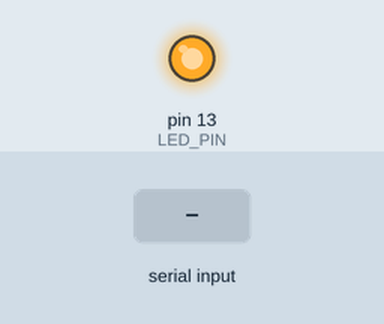
This sketch was run on a simulated Arduino Uno, built with avr-gcc and run on an emulated ATmega328P. Parts: output pins drawn as LEDs (lit = HIGH). Dashed ring = blinking. Inputs (shaded band) come from the test bench. What the sketch prints to the serial monitor is not drawn.

Above: at 0.1 s.
At 1.2 s:
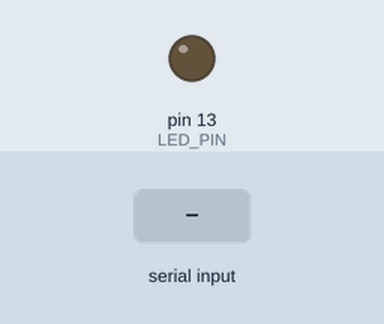
1.3 s: "o90\n" received over Serial
4.3 s: "o" received over Serial
5.8 s: "90,45\n" received over Serial
At 6.93 s:
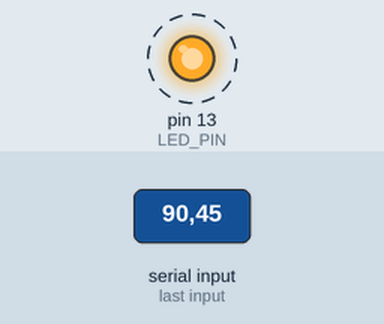
Timing chart, 0 to 14.8 s (numbered marks = the images above; inputs shaded):
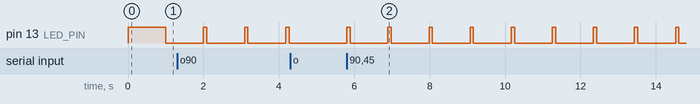

Measured:
- after the input at 4.3 s, pin 13 (LED_PIN): stays LOW (without the input it goes to HIGH after 0.97 s)
- after the input at 5.8 s, pin 13 (LED_PIN): alternates HIGH for 0.09 s and LOW for 1.0 s, starting at once
- by itself, pin 13 (LED_PIN): alternates HIGH for 0.09 s and LOW for 1.0 s

The sketch:

2w_68p.ino
```cpp
#define LED_PIN LED_BUILTIN

String ledState;
char mode;
int onTime = 1000;
int offTime = 1000;

void setup() {
  Serial.begin(9600);
  Serial.println("LED ON : o 숫자, LED OFF x 숫자");
  pinMode(LED_PIN, OUTPUT);
}

void loop() {
  while(Serial.available()) {
    mode = Serial.read();
    if (mode == 'o') {
      onTime = Serial.parseInt();
      ledState = "LED ON " + String(onTime) + "ms";
      Serial.println(ledState);
    }
    else if (mode == 'x') {
      offTime = Serial.parseInt();
      ledState = "LED OFF " + String(offTime) + "ms";
      Serial.println(ledState);
    }

  }
  digitalWrite(LED_PIN, HIGH);
  delay(onTime);
  digitalWrite(LED_PIN, LOW);
  delay(offTime);

}
```
